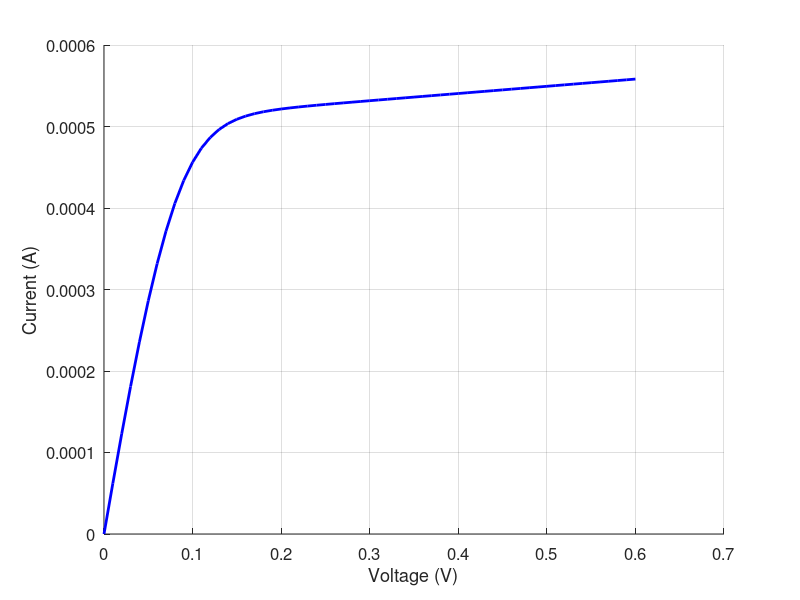

MATLAB code for this plot:
clear all
%Constants (all MKS, except energy which is in eV)
hbar = 1.055e-34;
q = 1.602e-19;
eps0 = 8.854E-12;
epsr = 4;
m = 0.25*9.11e-31; %Effective mass
I0 = q*q/hbar;

% Parameters
W = 1e-6;   % width
L = 10e-9;  % length of active region
t = 1.5e-9; % oxide thickness

Cg = epsr*eps0*W*L/t;
Cs = 0.05*Cg;
Cd = 0.05*Cg;
CE = Cg+Cs+Cd;
U0 = q/CE;

alphag = Cg/CE;
alphad = Cd/CE;
%alphag=1; alphad=0.5; U0=0.25;

kT = 0.025;
mu = 0;
ep = 0.2;
v = 1e5;%Escape velocity
g1 = hbar*v/(q*L);
g2 = g1;
g = g1 + g2;
%g1=0.005;g2=0.005;g=g1+g2;

%Energy grid
NE = 501;
E = linspace(-1,1,NE);
dE = E(2) - E(1);

D0 = m*q*W*L/(pi*hbar*hbar);% Step Density of states per eV
D = D0*[zeros(1,251) ones(1,250)];
%D=(2*g/(2*pi))./((E.ˆ2)+((g/2)ˆ2));% Lorentzian Density of states per eV
%D=D./(dE*sum(D));%Normalizing to one

%Reference number of electrons
f0 = 1./(1+exp((E+ep-mu)./kT));
N0 = 2*dE*sum(D.*f0);
ns = N0/(L*W*1e4); %/cmˆ2

% Bias
IV = 61;
VV = linspace(0,0.6,IV);
for iV=1:IV
    Vg = 0.5;
    Vd = VV(iV);
    %Vd=0.5;Vg=VV(iV);
    mu1 = mu;
    mu2 = mu1 - Vd;
    UL = -(alphag*Vg)-(alphad*Vd);
    U = 0; %Self-consistent field
    dU = 1;
    while dU > 1e-6
        f1 = 1./(1+exp((E+UL+U+ep-mu1)./kT));
        f2 = 1./(1+exp((E+UL+U+ep-mu2)./kT));
        N(iV) = dE*sum(D.*((f1.*g1/g)+(f2.*g2/g)));
        Unew = U0*(N(iV)-N0);
        dU = abs(U-Unew);
        U = U + 0.1*(Unew-U);
    end
    I(iV) = dE*I0*(sum(D.*(f1-f2)))*g1*g2/g;
end


hold on
h = plot(VV,I, 'b');
set(h, 'linewidth', [2.0])
set(gca, 'Fontsize', [12])
xlabel('Voltage (V)')
ylabel('Current (A)')
grid on
